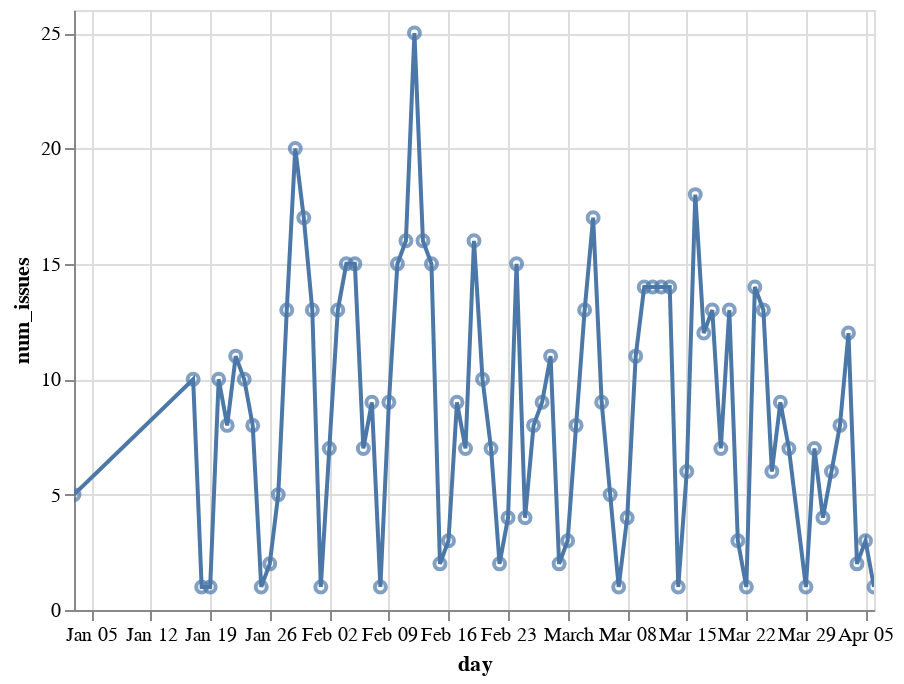

Write notebook code for a chart like this one.
### Code cell
chart = alt.Chart(issue_counts)
line = chart.mark_line().encode(
  x=alt.X('day'),
  y=alt.Y('num_issues'),
)

point = line + line.mark_point()

point.interactive()

### Figure 1 — Vega-Lite specification as saved in the notebook (floating-point values rounded to 4 significant figures)
{"config": {"view": {"continuousWidth": 400, "continuousHeight": 300}}, "layer": [{"mark": "line", "encoding": {"x": {"type": "temporal", "field": "day"}, "y": {"type": "quantitative", "field": "num_issues"}}, "selection": {"selector002": {"type": "interval", "bind": "scales", "encodings": ["x", "y"]}}}, {"mark": "point", "encoding": {"x": {"type": "temporal", "field": "day"}, "y": {"type": "quantitative", "field": "num_issues"}}}], "data": {"name": "data-8a4f2a8bad3630a9969e40c6ef5a6ad1"}, "$schema": "https://vega.github.io/schema/vega-lite/v4.0.2.json", "datasets": {"data-8a4f2a8bad3630a9969e40c6ef5a6ad1": [{"day": "2020-01-03T00:00:00", "num_issues": 5}, {"day": "2020-01-17T00:00:00", "num_issues": 10}, {"day": "2020-01-18T00:00:00", "num_issues": 1}, {"day": "2020-01-19T00:00:00", "num_issues": 1}, {"day": "2020-01-20T00:00:00", "num_issues": 10}, {"day": "2020-01-21T00:00:00", "num_issues": 8}, {"day": "2020-01-22T00:00:00", "num_issues": 11}, {"day": "2020-01-23T00:00:00", "num_issues": 10}, {"day": "2020-01-24T00:00:00", "num_issues": 8}, {"day": "2020-01-25T00:00:00", "num_issues": 1}, {"day": "2020-01-26T00:00:00", "num_issues": 2}, {"day": "2020-01-27T00:00:00", "num_issues": 5}, {"day": "2020-01-28T00:00:00", "num_issues": 13}, {"day": "2020-01-29T00:00:00", "num_issues": 20}, {"day": "2020-01-30T00:00:00", "num_issues": 17}, {"day": "2020-01-31T00:00:00", "num_issues": 13}, {"day": "2020-02-01T00:00:00", "num_issues": 1}, {"day": "2020-02-02T00:00:00", "num_issues": 7}, {"day": "2020-02-03T00:00:00", "num_issues": 13}, {"day": "2020-02-04T00:00:00", "num_issues": 15}, {"day": "2020-02-05T00:00:00", "num_issues": 15}, {"day": "2020-02-06T00:00:00", "num_issues": 7}, {"day": "2020-02-07T00:00:00", "num_issues": 9}, {"day": "2020-02-08T00:00:00", "num_issues": 1}, {"day": "2020-02-09T00:00:00", "num_issues": 9}, {"day": "2020-02-10T00:00:00", "num_issues": 15}, {"day": "2020-02-11T00:00:00", "num_issues": 16}, {"day": "2020-02-12T00:00:00", "num_issues": 25}, {"day": "2020-02-13T00:00:00", "num_issues": 16}, {"day": "2020-02-14T00:00:00", "num_issues": 15}, {"day": "2020-02-15T00:00:00", "num_issues": 2}, {"day": "2020-02-16T00:00:00", "num_issues": 3}, {"day": "2020-02-17T00:00:00", "num_issues": 9}, {"day": "2020-02-18T00:00:00", "num_issues": 7}, {"day": "2020-02-19T00:00:00", "num_issues": 16}, {"day": "2020-02-20T00:00:00", "num_issues": 10}, {"day": "2020-02-21T00:00:00", "num_issues": 7}, {"day": "2020-02-22T00:00:00", "num_issues": 2}, {"day": "2020-02-23T00:00:00", "num_issues": 4}, {"day": "2020-02-24T00:00:00", "num_issues": 15}, {"day": "2020-02-25T00:00:00", "num_issues": 4}, {"day": "2020-02-26T00:00:00", "num_issues": 8}, {"day": "2020-02-27T00:00:00", "num_issues": 9}, {"day": "2020-02-28T00:00:00", "num_issues": 11}, {"day": "2020-02-29T00:00:00", "num_issues": 2}, {"day": "2020-03-01T00:00:00", "num_issues": 3}, {"day": "2020-03-02T00:00:00", "num_issues": 8}, {"day": "2020-03-03T00:00:00", "num_issues": 13}, {"day": "2020-03-04T00:00:00", "num_issues": 17}, {"day": "2020-03-05T00:00:00", "num_issues": 9}, {"day": "2020-03-06T00:00:00", "num_issues": 5}, {"day": "2020-03-07T00:00:00", "num_issues": 1}, {"day": "2020-03-08T00:00:00", "num_issues": 4}, {"day": "2020-03-09T00:00:00", "num_issues": 11}, {"day": "2020-03-10T00:00:00", "num_issues": 14}, {"day": "2020-03-11T00:00:00", "num_issues": 14}, {"day": "2020-03-12T00:00:00", "num_issues": 14}, {"day": "2020-03-13T00:00:00", "num_issues": 14}, {"day": "2020-03-14T00:00:00", "num_issues": 1}, {"day": "2020-03-15T00:00:00", "num_issues": 6}, {"day": "2020-03-16T00:00:00", "num_issues": 18}, {"day": "2020-03-17T00:00:00", "num_issues": 12}, {"day": "2020-03-18T00:00:00", "num_issues": 13}, {"day": "2020-03-19T00:00:00", "num_issues": 7}, {"day": "2020-03-20T00:00:00", "num_issues": 13}, {"day": "2020-03-21T00:00:00", "num_issues": 3}, {"day": "2020-03-22T00:00:00", "num_issues": 1}, {"day": "2020-03-23T00:00:00", "num_issues": 14}, {"day": "2020-03-24T00:00:00", "num_issues": 13}, {"day": "2020-03-25T00:00:00", "num_issues": 6}, {"day": "2020-03-26T00:00:00", "num_issues": 9}, {"day": "2020-03-27T00:00:00", "num_issues": 7}, {"day": "2020-03-29T00:00:00", "num_issues": 1}, {"day": "2020-03-30T00:00:00", "num_issues": 7}, {"day": "2020-03-31T00:00:00", "num_issues": 4}, {"day": "2020-04-01T00:00:00", "num_issues": 6}, {"day": "2020-04-02T00:00:00", "num_issues": 8}, {"day": "2020-04-03T00:00:00", "num_issues": 12}, {"day": "2020-04-04T00:00:00", "num_issues": 2}, {"day": "2020-04-05T00:00:00", "num_issues": 3}, {"day": "2020-04-06T00:00:00", "num_issues": 1}]}}
